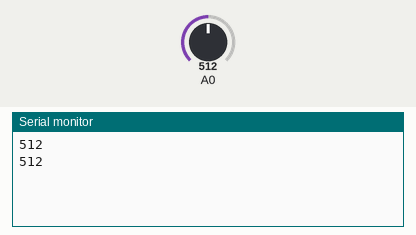
Recording of a sketch running on a simulated Arduino Uno, built with avr-gcc and run on an emulated ATmega328P. Shown: the last lines printed to the serial monitor. The test bench sets the inputs (shaded band); at power-on: A0 = 512.

Above: at 2.8 s.
2.9 s: A0 set to 716
At 4.6 s:
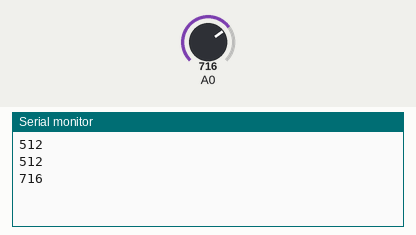
5.6 s: A0 set to 900
At 7.3 s:
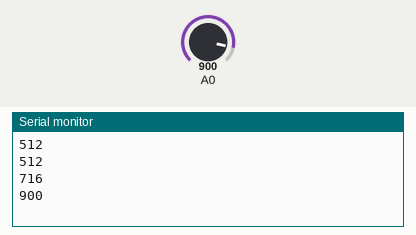
Timing chart, 0 to 8.8 s (numbered marks = the images above; inputs shaded):
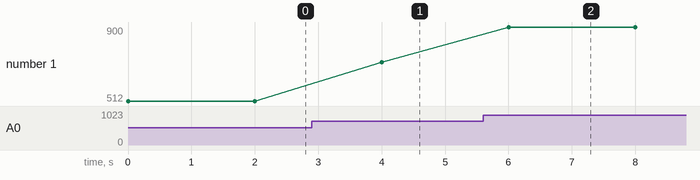

The sketch:

MQ-135.ino
```cpp
int sensorValue;
void setup()
{
  Serial.begin(9600);      // sets the serial port to 9600
  pinMode( 0, INPUT);
}
void loop()
{
  sensorValue = analogRead(0);       // read analog input pin 0

  Serial.println(sensorValue, DEC);  // prints the value read

  delay(2000);                        // wait 100ms for next reading
}
```

Measured:
- after the input at 2.9 s, the serial monitor: prints a new line after 1.1 s (image 1)
- after the input at 5.6 s, the serial monitor: prints a new line after 0.40 s (image 2)
- plotted number 1: 512 → 716 after the input at 2.9 s, 716 → 900 after the input at 5.6 s
